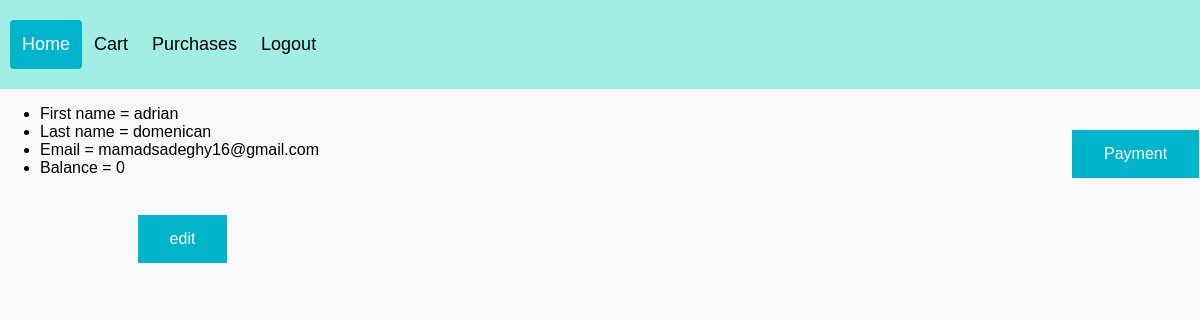
/account/profile_detail (signed in), run on an earlier commit of the app's database.
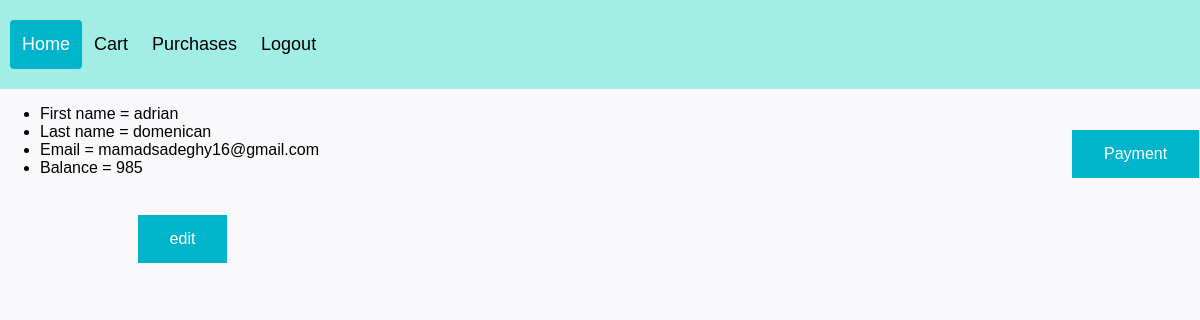
And on a later commit of the database.
### Accounts/models.py (models this page shows, shortened)
class Profile(models.Model):
    user = models.OneToOneField(User, on_delete=models.CASCADE)
    username_id = models.CharField(max_length=50, unique=True)
    balance = models.IntegerField(default=0, auto_created=True)

### Accounts/views.py (the view)
# urls.py: path('profile_detail', views.profile_detail, name ='profile_detail'),
def profile_detail(request):
    profile = request.user.profile
    return render(request, 'Accounts/profile.html', {'profile': profile})

### Accounts/templates/Accounts/profile.html (shortened to what this page needs)
{%  load static %}
<!DOCTYPE html>
<html lang="en">
<head>
    <link rel="stylesheet" type="text/css" href="{% static "Accounts/css/header.css" %}">
    <link rel="stylesheet" type="text/css" href="{% static "Accounts/css/formstyle.css" %}">
</head>
<body>
    <div class="header">
  <div class="header-right">
    <a class="active" href="{% url "Store:product" %}">Home</a>
      {% if user.is_authenticated %}
        <a href="{% url "Store:cart" %}">Cart</a>
          <a href="{% url "Account:purchase" %}">Purchases</a>
        <a href="{% url "Account:logout" %}">Logout</a>
      {% else %}
          <a href="{% url "Account:login" %}">Sign in</a>
      {% endif %}
  </div>
</div>
    <ul>
        <li>First name  = {{ profile.user.first_name}}</li>
        <li>Last name = {{ profile.user.last_name}}</li>
        <li>Email = {{ profile.user.email }}</li>
        <li>Balance = {{ profile.balance }}</li>
    </ul><br>
    <a href="{% url "Account:pay" %}" class="reset-button" id="trans">Payment</a>
    <a href="{% url "Account:edit" %}" class="reset-button">edit</a>
</body>
</html>

### Accounts/static/Accounts/css/header.css (style rules this page uses)
* { box-sizing: border-box; }
body { margin: 0; font-family: Arial, Helvetica, sans-serif; }
.header { overflow: hidden; background-color: #a3eee4; padding: 20px 10px; }
.header a { float: left; color: black; text-align: center; padding: 12px; text-decoration: none; font-size: 18px; line-height: 25px; border-radius: 4px; }
.header a.active { background-color: #00B4CC; color: white; }
.header-right { float: left; }

### Accounts/static/Accounts/css/formstyle.css (style rules this page uses)
body { background-color: #f9f8fa; }
.reset-button { background-color: #00B4CC; border: none; color: white; padding: 15px 32px; text-align: center; text-decoration: none; display: inline-block; font-size: 16px; margin: 4px 2px; cursor: pointer; }
#trans { transform: translate(1070px, -85px); }

What changed in the data, as far as the page shows it:
changed Profile "adrian": balance "0" → "985"
